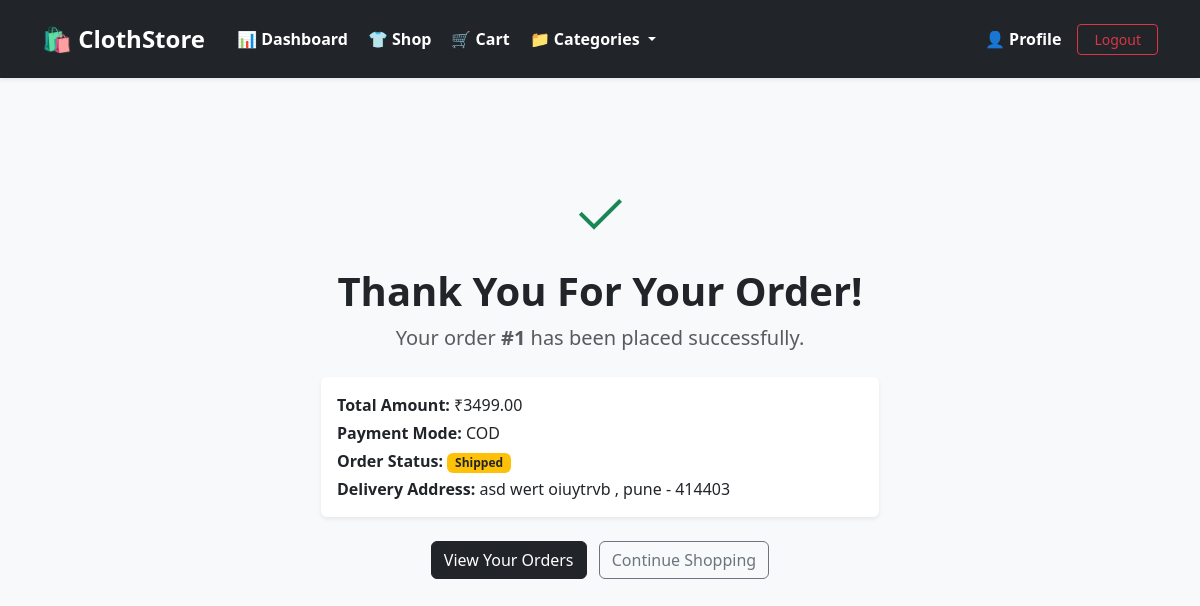
The page /order-success/1/ (signed in) on the database its author committed.
### csw_app/models.py (models this page shows, shortened)
class Order(models.Model):
    STATUS_CHOICES = (
        ('Pending', 'Pending'),
        ('Confirmed', 'Confirmed'),
        ('Shipped', 'Shipped'),
        ('Delivered', 'Delivered'),
        ('Cancelled', 'Cancelled'),
    )
    user = models.ForeignKey(User, on_delete=models.CASCADE)
    address = models.ForeignKey(Address, on_delete=models.SET_NULL, null=True)
    total_amount = models.DecimalField(max_digits=10, decimal_places=2)
    payment_method = models.CharField(max_length=50, default='Cash on Delivery')
    order_status = models.CharField(max_length=50, choices=STATUS_CHOICES, default='Pending')
    created_at = models.DateTimeField(auto_now_add=True)

class Address(models.Model):
    user = models.ForeignKey(User, on_delete=models.CASCADE)
    address = models.CharField(max_length=255)
    city = models.CharField(max_length=100)
    state = models.CharField(max_length=100)
    pincode = models.CharField(max_length=10)
    phone = models.CharField(max_length=15)

### csw_app/views.py (the view)
# urls.py: path('order-success/<int:order_id>/', views.order_success, name='order_success'),
@login_required
def order_success(request, order_id):
    order = get_object_or_404(Order, id=order_id, user=request.user)
    return render(request, 'user/order_success.html', {'order': order})

### templates/user/order_success.html
{% extends 'base.html' %}
{% block content %}
<div class="text-center py-5">
    <div class="display-3 text-success mb-3">✓</div>
    <h1 class="fw-bold">Thank You For Your Order!</h1>
    <p class="fs-5 text-muted">Your order <strong>#{{ order.id }}</strong> has been placed successfully.</p>
    <div class="card col-md-6 mx-auto border-0 shadow-sm p-3 my-4 text-start">
        <p class="mb-1"><strong>Total Amount:</strong> ₹{{ order.total_amount }}</p>
        <p class="mb-1"><strong>Payment Mode:</strong> {{ order.payment_method }}</p>
        <p class="mb-1"><strong>Order Status:</strong> <span class="badge bg-warning text-dark">{{ order.order_status }}</span></p>
        <p class="mb-0"><strong>Delivery Address:</strong> {{ order.address.address }}, {{ order.address.city }} - {{ order.address.pincode }}</p>
    </div>
    <a href="{% url 'my_account' %}" class="btn btn-dark me-2">View Your Orders</a>
    <a href="{% url 'product_list' %}" class="btn btn-outline-secondary">Continue Shopping</a>
</div>
{% endblock %}

### rows shown on the page
Order: id "1", total_amount "3499.00", payment_method "COD", order_status "Shipped", address.address "asd wert oiuytrvb", address.city "pune", address.pincode "414403"
